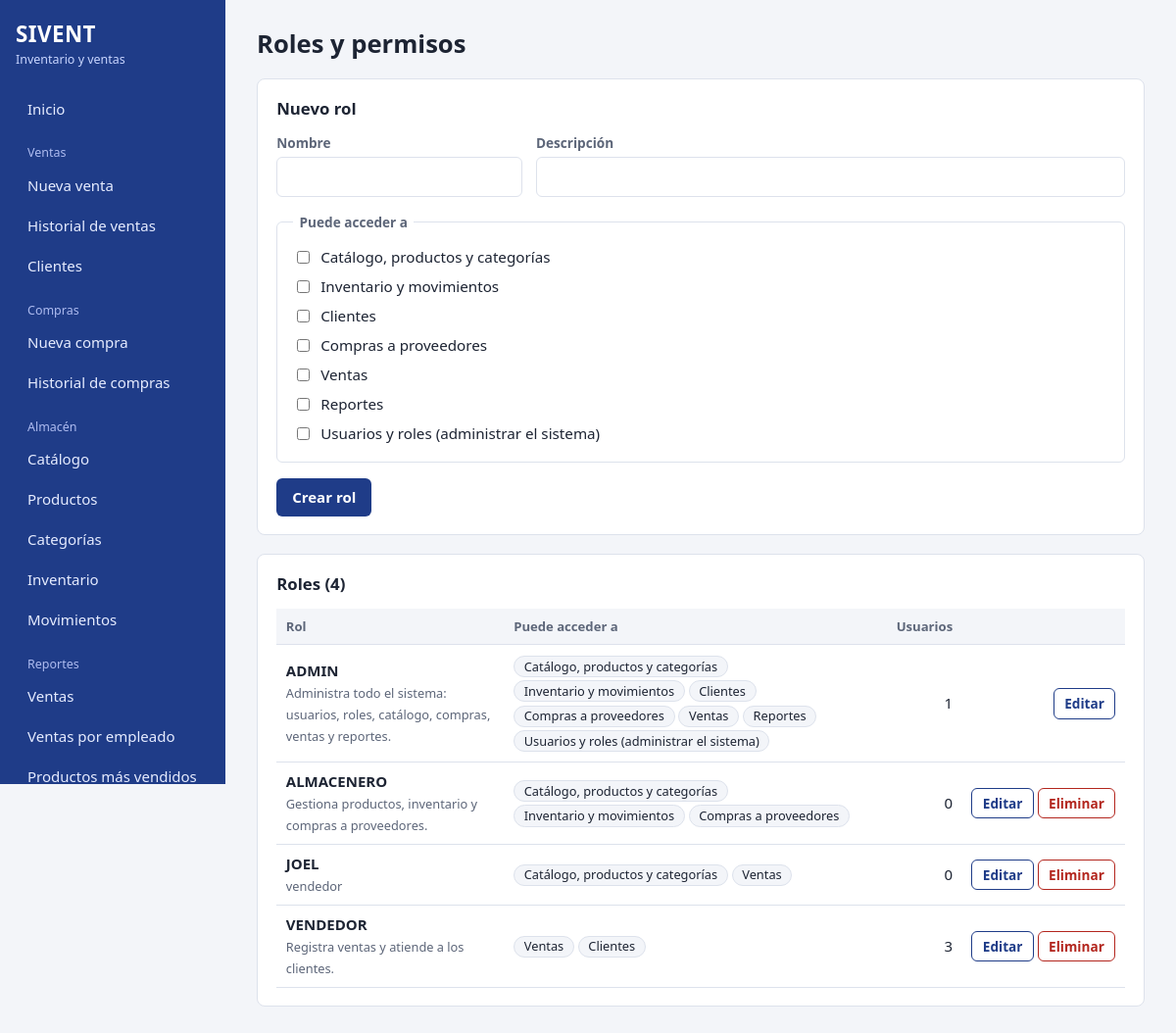
/roles (signed in), run on the app's committed database.
### tables this page shows
CREATE TABLE roles(
    id INTEGER PRIMARY KEY AUTOINCREMENT,
    nombre TEXT NOT NULL UNIQUE,
    descripcion TEXT NOT NULL DEFAULT '',
    permisos TEXT NOT NULL DEFAULT ''
);

### admin.py (the view)
@bp.route("/roles")
@requiere("usuarios")
def roles():
    con = get_db()
    filas = con.execute("""SELECT r.id, r.nombre, r.descripcion, r.permisos,
                           (SELECT COUNT(*) FROM usuarios u WHERE u.rol_id=r.id) AS usuarios
                           FROM roles r ORDER BY r.nombre""").fetchall()
    con.close()
    lista = [dict(r, lista=[p for p in r["permisos"].split(",") if p in MODULOS]) for r in filas]
    return render_template("roles.html", roles=lista, modulos=MODULOS)

### app.py (called while the page is built)
@app.after_request
def cabeceras(resp):
    resp.headers.setdefault("X-Content-Type-Options", "nosniff")
    resp.headers.setdefault("X-Frame-Options", "SAMEORIGIN")
    resp.headers.setdefault("Referrer-Policy", "same-origin")
    return resp

### auth.py (called while the page is built)
def csrf_token():
    if "csrf" not in session:
        session["csrf"] = secrets.token_hex(16)
    return session["csrf"]

def requiere(*modulos):
    def deco(f):
        @wraps(f)
        def w(*a, **k):
            if g.user is None:
                if request.path.startswith("/api/"):
                    return jsonify(error="Sesión expirada. Inicie sesión de nuevo."), 401
                return redirect(url_for("login", next=request.path))
            if modulos and not any(m in g.user["permisos"] for m in modulos):
                abort(403)
            return f(*a, **k)
        return w
    return deco

### db.py (called while the page is built)
def get_db():
    con = sqlite3.connect(DB_PATH, timeout=10, isolation_level=None)
    con.row_factory = sqlite3.Row
    con.execute("PRAGMA foreign_keys = ON;")
    con.execute("PRAGMA journal_mode = WAL;")
    return con

### templates/roles.html (shortened to what this page needs)
{% extends 'base.html' %}
{% block content %}
<h1>Roles y permisos</h1>
<form method="post" action="{{ url_for('admin.rol_guardar') }}" class="panel" data-crud="rol">
  <h2 class="crud-titulo">Nuevo rol</h2>
  <div class="fila-campos">
    <div class="campo"><label for="r-nombre">Nombre</label><input id="r-nombre" name="nombre" required maxlength="30"></div>
    <div class="campo ancho"><label for="r-desc">Descripción</label><input id="r-desc" name="descripcion"></div>
  </div>
  <fieldset class="permisos"><legend>Puede acceder a</legend>
    {% for k, n in modulos.items() %}<label class="check"><input type="checkbox" name="permisos" value="{{ k }}"> {{ n }}</label>{% endfor %}
  </fieldset>
  <div class="acciones">
    <button class="btn crud-enviar">Crear rol</button>
  </div>
</form>
<section class="panel">
  <h2>Roles ({{ roles|length }})</h2>
  <table>
    <thead><tr><th>Rol</th><th>Puede acceder a</th><th class="num">Usuarios</th><th></th></tr></thead>
    <tbody>{% for r in roles %}
      <tr data-json='{{ {"id": r.id, "nombre": r.nombre, "descripcion": r.descripcion, "permisos": r.lista}|tojson }}'>
        <td><strong>{{ r.nombre }}</strong><br><small class="muted">{{ r.descripcion }}</small></td>
        <td>{% for p in r.lista %}<span class="chip">{{ modulos[p] }}</span> {% endfor %}</td>
        <td class="num">{{ r.usuarios }}</td>
        <td class="acc">
          <button type="button" class="btn sec chico js-editar">Editar</button>
          {% if r.nombre != 'ADMIN' %}
          <form method="post" action="{{ url_for('admin.rol_eliminar', rid=r.id) }}" class="en-linea js-confirm" data-confirm="¿Eliminar el rol &quot;{{ r.nombre }}&quot;?">
            <input type="hidden" name="csrf" value="{{ csrf_token() }}"><button class="btn peligro chico">Eliminar</button>
          </form>{% endif %}
        </td>
      </tr>{% endfor %}
    </tbody>
  </table>
</section>
{% endblock %}

### static/css/style.css (style rules this page uses)
:root { --bg: #f3f5f9; --surface: #fff; --ink: #1d2433; --muted: #5d6679; --line: #dde2ec; --azul: #1f3c88; --azul-osc: #163172; --verde: #2e7d4f; --verde-osc: #256640; --rojo: #b3261e; --ambar: #9a5b00; --ambar-bg: #fff3dc; --radio: 8px; }
* { box-sizing: border-box; }
html { font-family: "Segoe UI", system-ui, -apple-system, Roboto, sans-serif; color: var(--ink); background: var(--bg); }
body { margin: 0; font-size: 15px; line-height: 1.45; }
h1 { font-size: 1.6rem; margin: 0 0 1.1rem; }
h2 { font-size: 1.05rem; margin: 0 0 .8rem; }
.panel { background: var(--surface); border: 1px solid var(--line); border-radius: var(--radio); padding: 1.1rem 1.2rem; margin-bottom: 1.2rem; }
label { display: block; font-size: .85rem; color: var(--muted); margin: .7rem 0 .25rem; font-weight: 600; }
input, select { width: 100%; padding: .55rem .65rem; border: 1px solid var(--line); border-radius: 6px; font: inherit; color: var(--ink); background: var(--surface); }
.fila-campos { display: flex; flex-wrap: wrap; gap: .9rem; align-items: flex-end; }
.fila-campos .campo { flex: 1 1 130px; }
.fila-campos .campo.ancho { flex: 3 1 240px; }
.fila-campos label { margin-top: 0; }
.acciones { display: flex; gap: .6rem; flex-wrap: wrap; margin-top: 1rem; align-items: center; }
.btn { display: inline-block; padding: .55rem 1rem; border: 0; border-radius: 6px; background: var(--azul); color: #fff; font: inherit; font-weight: 600; cursor: pointer; text-decoration: none; text-align: center; }
.btn.sec { background: transparent; color: var(--azul); border: 1px solid var(--azul); }
.btn.peligro { background: transparent; color: var(--rojo); border: 1px solid var(--rojo); }
.btn.chico { padding: .3rem .65rem; font-size: .85rem; }
.en-linea { display: inline; }
table { width: 100%; border-collapse: collapse; }
th, td { padding: .55rem .6rem; text-align: left; border-bottom: 1px solid var(--line); vertical-align: middle; }
thead th { background: var(--bg); font-size: .82rem; color: var(--muted); position: sticky; top: 0; }
td.num, th.num { text-align: right; font-variant-numeric: tabular-nums; }
td.acc { white-space: nowrap; text-align: right; }
@media (prefers-reduced-motion: no-preference) { .btn, .side nav a { transition: background .15s; } }
.muted { color: var(--muted); }
small.muted { font-size: .8rem; }
.check { display: flex; align-items: center; gap: .5rem; font-size: .95rem; color: var(--ink); font-weight: 400; margin: .5rem 0; }
.check input { width: auto; }
.permisos { border: 1px solid var(--line); border-radius: 6px; padding: .4rem 1rem .6rem; margin: 1rem 0 0; }
.permisos legend { font-size: .85rem; color: var(--muted); font-weight: 600; padding: 0 .4rem; }
.chip { display: inline-block; background: var(--bg); border: 1px solid var(--line); border-radius: 99px; padding: .05rem .6rem; font-size: .8rem; margin: .1rem 0; }
td.num, th.num { white-space: nowrap; }

### data on the page
roles: nombre "ADMIN", descripcion "Administra todo el sistema: usuarios, roles, catálogo, compras, ventas y reportes.", modulos "Catálogo, productos y categorías" "Inventario y movimientos" "Clientes" "Compras a proveedores" "Ventas" "Reportes" "Usuarios y roles (administrar el sistema)", usuarios "1"
roles: nombre "ALMACENERO", descripcion "Gestiona productos, inventario y compras a proveedores.", modulos "Catálogo, productos y categorías" "Inventario y movimientos" "Compras a proveedores", usuarios "0"
roles: nombre "JOEL", descripcion "vendedor", modulos "Catálogo, productos y categorías" "Ventas", usuarios "0"
roles: nombre "VENDEDOR", descripcion "Registra ventas y atiende a los clientes.", modulos "Ventas" "Clientes", usuarios "3"

### other printed values
{{ texto }} "Inicio Nueva venta Historial de ventas Clientes Nueva compra Historial de compras Catálogo Productos Categorías Inventario Movimientos Ventas Ventas por empleado Productos más vendidos"
{{ n }} "Catálogo, productos y categorías" "Inventario y movimientos" "Clientes" "Compras a proveedores" "Ventas" "Reportes" "Usuarios y roles (administrar el sistema)"
{{ roles|length }} "4"
